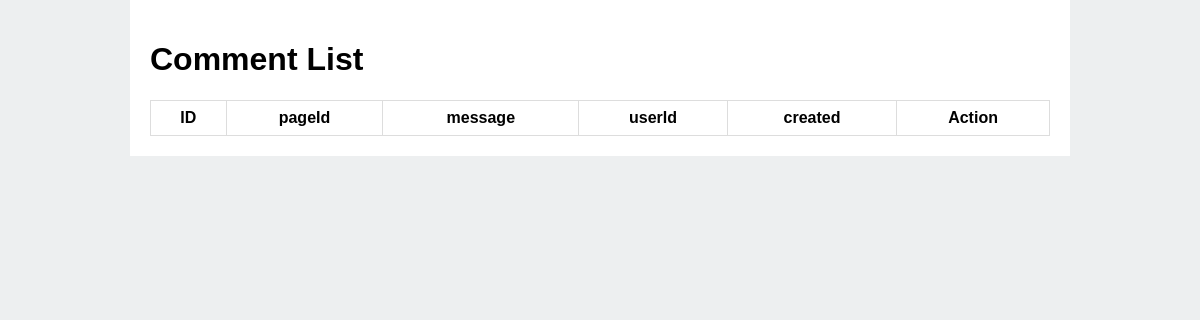
The page /admin/CommentList.php on the database as committed earlier.
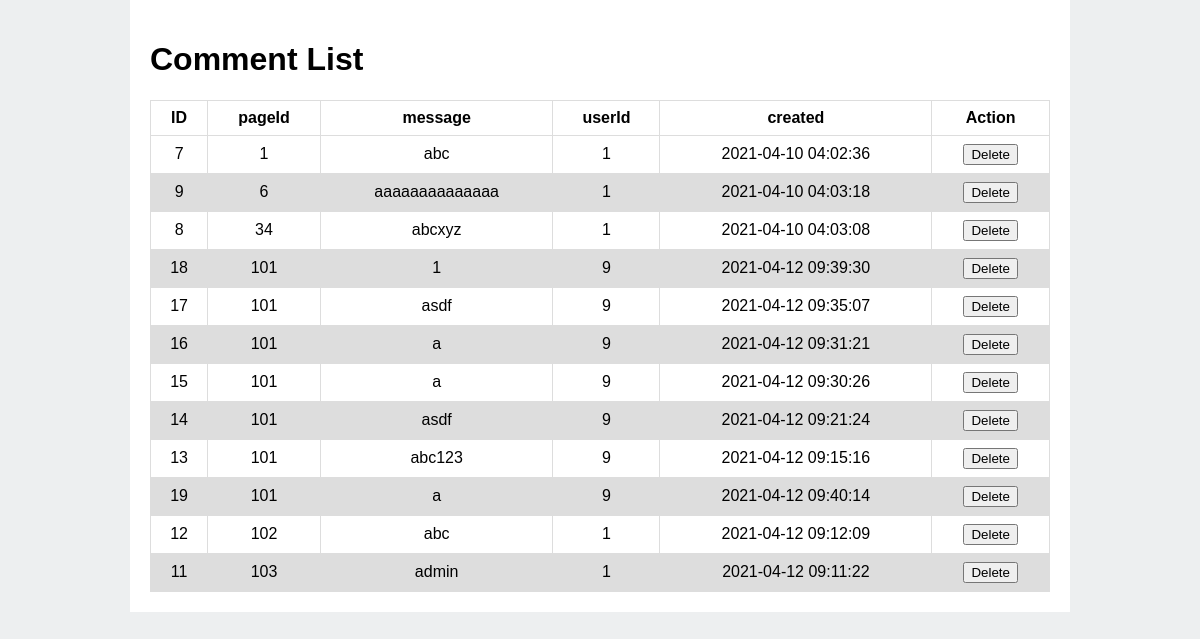
The same page on the database as committed later.
### tables this page shows
CREATE TABLE `comments` (
  `id` int(11) NOT NULL,
  `message` varchar(200) NOT NULL,
  `userId` int(11) NOT NULL,
  `created` timestamp NOT NULL DEFAULT current_timestamp() ON UPDATE current_timestamp(),
  `pageId` int(11) UNSIGNED NOT NULL
);

### admin/CommentList.php (called while the page is built)
<?php
    require 'start.php';
    require MODEL_ROOT . '/getCommentList.php';
    require VIEW_ROOT . '/CommentView.php';
?>

### admin/model/getCommentList.php (called while the page is built)
<?php
    $comments = $db->query("
        SELECT *
        FROM comments
        ORDER BY pageId
    ")->fetchAll(PDO::FETCH_ASSOC);

### admin/views/CommentView.php (the view, shortened to what this page needs)
<!DOCTYPE html>
<html lang="en">
<head>
    <link rel="stylesheet" href="<?php echo BASE_VIEW; ?>assets/css/styles.css">
</head>
<body>
    <div class='wrapper'>
        <h1> Comment List </h1>
        <table>
        <thead>
            <tr>
                <th>ID</th>
                <th>pageId</th>
                <th>message</th>
                <th>userId</th>
                <th>created</th>
                <th colspan="2">Action</th>
            </tr>
        </thead>
            <?php foreach($comments as $row):?>
                <tr>
                    <td><?php echo $row['id'];?></td>
                    <td><?php echo $row['pageId'];?></td>
                    <td><?php echo $row['message'];?></td>
                    <td><?php echo $row['userId'];?></td>
                    <td><?php echo $row['created'];?></td>
                    <td>
                        <button onclick="deletePage(<?php echo $row['id']; ?>, this)">Delete</button>
                    </td>
                </tr>
            <?php endforeach;?>
        </table>
    </div>
</body>
</html>

Rows that differ between the two databases and show on the page:
added comments: id "7", pageId "1", message "abc", userId "1", created "2021-04-10 04:02:36"
added comments: id "9", pageId "6", message "aaaaaaaaaaaaaa", userId "1", created "2021-04-10 04:03:18"
added comments: id "8", pageId "34", message "abcxyz", userId "1", created "2021-04-10 04:03:08"
added comments: id "18", pageId "101", message "1", userId "9", created "2021-04-12 09:39:30"
added comments: id "17", pageId "101", message "asdf", userId "9", created "2021-04-12 09:35:07"
added comments: id "16", pageId "101", message "a", userId "9", created "2021-04-12 09:31:21"
added comments: id "15", pageId "101", message "a", userId "9", created "2021-04-12 09:30:26"
added comments: id "14", pageId "101", message "asdf", userId "9", created "2021-04-12 09:21:24"
added comments: id "13", pageId "101", message "abc123", userId "9", created "2021-04-12 09:15:16"
added comments: id "19", pageId "101", message "a", userId "9", created "2021-04-12 09:40:14"
added comments: id "12", pageId "102", message "abc", userId "1", created "2021-04-12 09:12:09"
added comments: id "11", pageId "103", message "admin", userId "1", created "2021-04-12 09:11:22"
